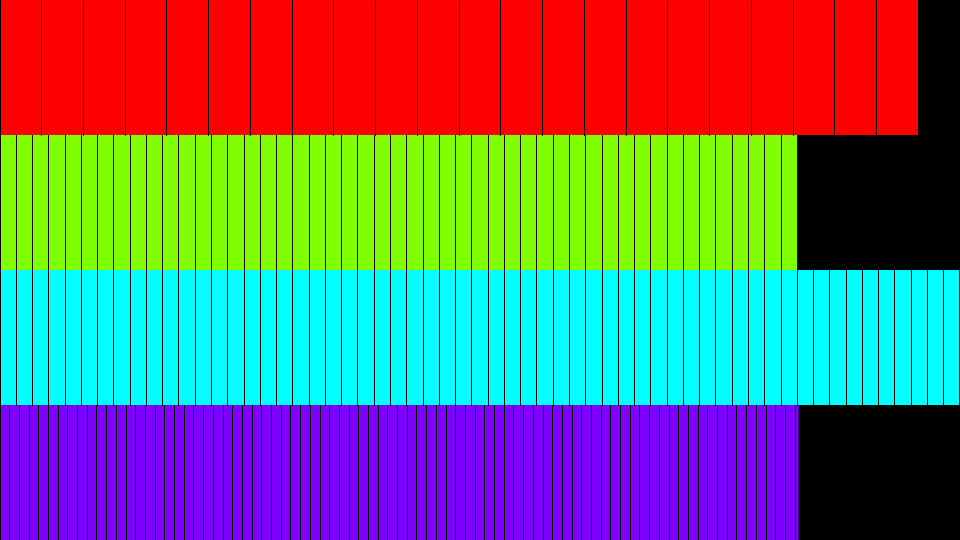
Frame 1 (no input)
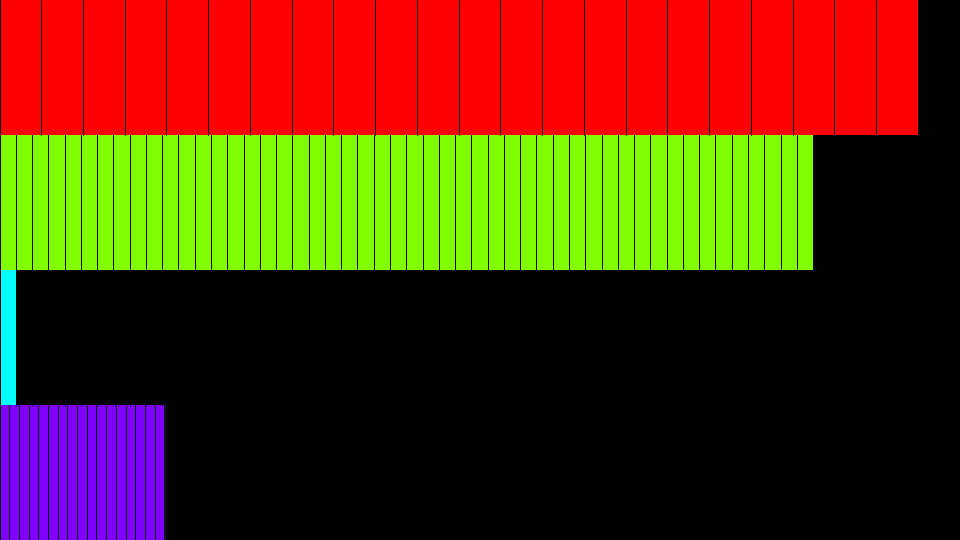
Frame 60 (the mouse pressed at the canvas centre just before this capture)
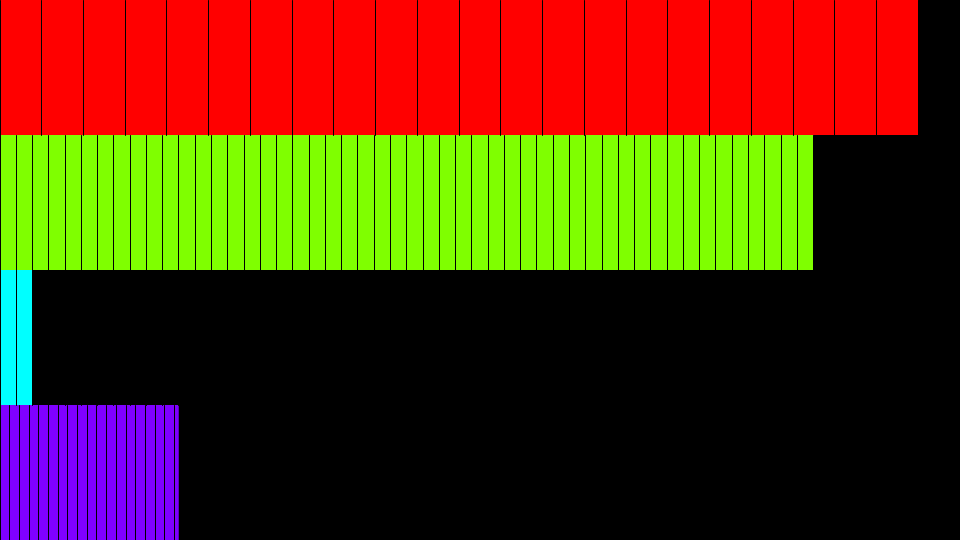
Frame 120 (the mouse held since frame 60 and released just before this capture)

The Processing sketch that drew these frames (run headless with seeded random() and noise(); from frame 60 on, the mouse is pressed at the canvas centre):

// Processing sketch: sketch_xxx_digital_clock_util
// ── sketch_xxx_digital_clock_util.pde
import java.util.*;

void setup() {
  size(960, 540);
  colorMode(HSB, 360, 100, 100, 100);
  noStroke();
}

void draw() {
  background(0, 0, 0);
  noStroke();
  Calendar calendar = Calendar.getInstance();
  float h = map(calendar.get(Calendar.HOUR_OF_DAY), 0, 23, 0, width);
  float m = map(calendar.get(Calendar.MINUTE), 0, 59, 0, width);
  float s = map(calendar.get(Calendar.SECOND), 0, 59, 0, width);
  float m2 = map(calendar.get(Calendar.MILLISECOND), 0, 999, 0, width);
  fill(0,100,100);
  rect(0, height*0/4, h, height*1/4);
  fill(90,100,100);
  rect(0, height*1/4, m, height*1/4);
  fill(180,100,100);
  rect(0, height*2/4, s, height*1/4);
  fill(270,100,100);
  rect(0, height*3/4, m2, height*1/4);
  drawMeasure(0, height*0/4, width, height*1/4,23);
  drawMeasure(0, height*1/4, width, height*1/4,59);
  drawMeasure(0, height*2/4, width, height*1/4,59);
  drawMeasure(0, height*3/4, width, height*1/4,99);
}

  void drawMeasure(float x, float y, float w, float h, float divisions) {
  float len = w-x;
  float scale = len/divisions;
  for (float i = x; i < w; i+= scale) {
    stroke(0, 0, 0);
    strokeWeight(1);
    line(i, y, i, y+h);
  }
}
